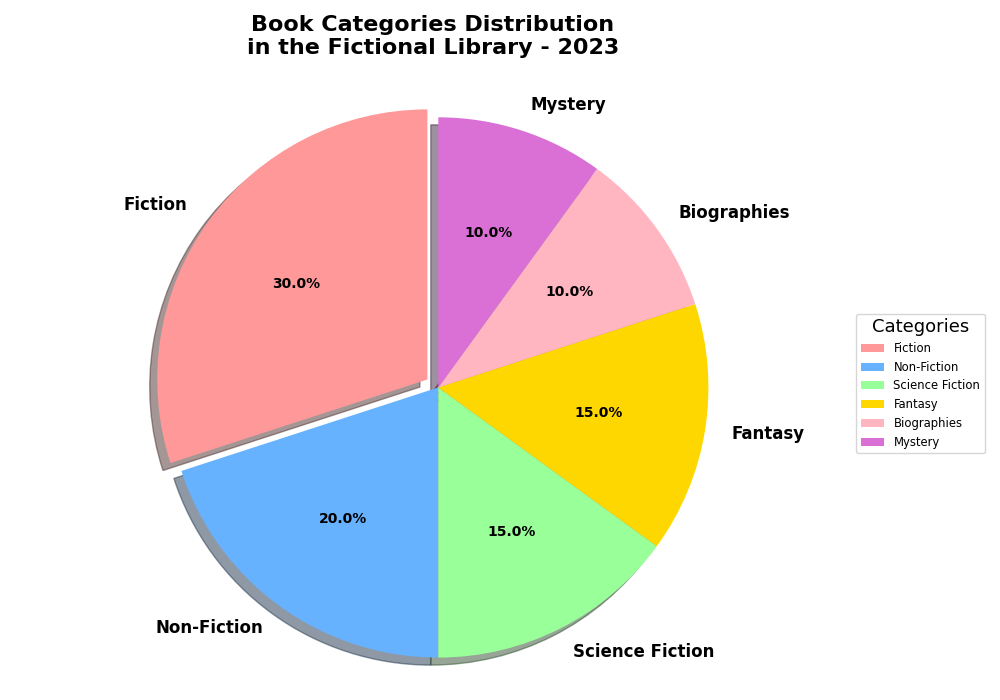

Write Python code to recreate this figure.
import matplotlib.pyplot as plt

# Backstory:
# This chart illustrates the distribution of different categories of books in a fictional library. 
# The data represents the percentage of books in each category, showing the diversity in reading materials available.

# Book categories and their respective distribution percentages
categories = ['Fiction', 'Non-Fiction', 'Science Fiction', 'Fantasy', 'Biographies', 'Mystery']
distribution = [30, 20, 15, 15, 10, 10]

# Define distinct colors for each category
colors = ['#FF9999', '#66B2FF', '#99FF99', '#FFD700', '#FFB6C1', '#DA70D6']

# Create a figure for the pie chart
fig, ax = plt.subplots(figsize=(10, 7))

# Create the pie chart
wedges, texts, autotexts = ax.pie(
    distribution, 
    labels=categories, 
    colors=colors,
    autopct='%1.1f%%', 
    startangle=90,
    explode=(0.05, 0, 0, 0, 0, 0),  # Explode the Fiction slice for emphasis
    shadow=True
)

# Customize text appearance for the pie chart
for text in texts:
    text.set_fontsize(12)
    text.set_fontweight('bold')

for autotext in autotexts:
    autotext.set_color('black')
    autotext.set_fontsize(10)
    autotext.set_fontweight('bold')

# Ensure the pie chart is a circle
ax.axis('equal')

# Add title to the pie chart
ax.set_title('Book Categories Distribution\nin the Fictional Library - 2023', fontsize=16, fontweight='bold', pad=20)

# Add a legend for clarity
ax.legend(wedges, categories, loc='center left', bbox_to_anchor=(1, 0, 0.5, 1), title="Categories", fontsize='small', title_fontsize='13')

# Automatically adjust layout for a clear presentation
plt.tight_layout()

# Display the chart
plt.show()
